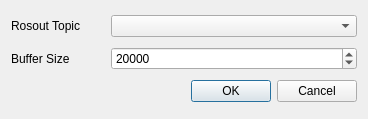
<?xml version="1.0" encoding="UTF-8"?>
<ui version="4.0">
 <class>ConsoleSubscriberDialog</class>
 <widget class="QDialog" name="ConsoleSubscriberDialog">
  <property name="windowModality">
   <enum>Qt::ApplicationModal</enum>
  </property>
  <property name="geometry">
   <rect>
    <x>0</x>
    <y>0</y>
    <width>368</width>
    <height>119</height>
   </rect>
  </property>
  <property name="windowTitle">
   <string>Setup</string>
  </property>
  <property name="modal">
   <bool>true</bool>
  </property>
  <layout class="QVBoxLayout" name="verticalLayout">
   <item>
    <layout class="QHBoxLayout" name="horizontalLayout_2">
     <item>
      <widget class="QLabel" name="label">
       <property name="maximumSize">
        <size>
         <width>94</width>
         <height>16777215</height>
        </size>
       </property>
       <property name="text">
        <string>Rosout Topic</string>
       </property>
      </widget>
     </item>
     <item>
      <widget class="QComboBox" name="topic_combo"/>
     </item>
    </layout>
   </item>
   <item>
    <layout class="QHBoxLayout" name="horizontalLayout">
     <item>
      <widget class="QLabel" name="label_5">
       <property name="maximumSize">
        <size>
         <width>94</width>
         <height>16777215</height>
        </size>
       </property>
       <property name="text">
        <string>Buffer Size</string>
       </property>
      </widget>
     </item>
     <item>
      <widget class="QSpinBox" name="buffer_size_spin">
       <property name="maximum">
        <number>100000</number>
       </property>
       <property name="singleStep">
        <number>1000</number>
       </property>
       <property name="value">
        <number>20000</number>
       </property>
      </widget>
     </item>
    </layout>
   </item>
   <item>
    <layout class="QHBoxLayout" name="levelsLayout">
    </layout>
   </item>
   <item>
    <widget class="QDialogButtonBox" name="buttonBox">
     <property name="standardButtons">
      <set>QDialogButtonBox::Cancel|QDialogButtonBox::Ok</set>
     </property>
    </widget>
   </item>
  </layout>
 </widget>
 <resources/>
 <connections>
  <connection>
   <sender>buttonBox</sender>
   <signal>accepted()</signal>
   <receiver>ConsoleSubscriberDialog</receiver>
   <slot>accept()</slot>
   <hints>
    <hint type="sourcelabel">
     <x>248</x>
     <y>254</y>
    </hint>
    <hint type="destinationlabel">
     <x>157</x>
     <y>274</y>
    </hint>
   </hints>
  </connection>
  <connection>
   <sender>buttonBox</sender>
   <signal>rejected()</signal>
   <receiver>ConsoleSubscriberDialog</receiver>
   <slot>reject()</slot>
   <hints>
    <hint type="sourcelabel">
     <x>316</x>
     <y>260</y>
    </hint>
    <hint type="destinationlabel">
     <x>286</x>
     <y>274</y>
    </hint>
   </hints>
  </connection>
 </connections>
</ui>
